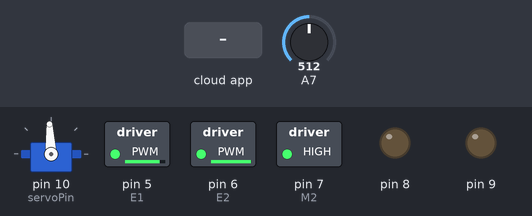
The sketch below on a simulated Arduino Uno, built with avr-gcc and run on an emulated ATmega328P. Parts: servo, switched loads named in the sketch (green lamp = pin HIGH), output pins drawn as LEDs (lit = HIGH). Inputs (shaded band) come from the test bench; at power-on: A7 = 512. The ROS host is connected and sends only what is stated.

Above: at 1.2 s.
1.3 s: A7 set to 525
2.8 s: A7 set to 543
At 3.6 s:
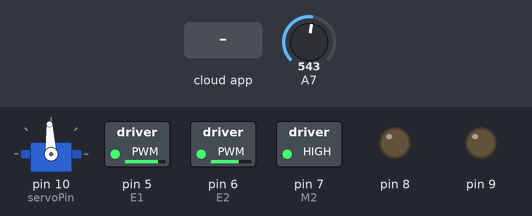
4.4 s: the phone or cloud app sets linear.x to -100
At 5.2 s:
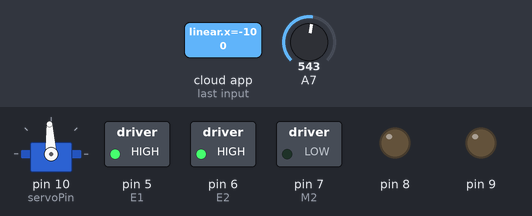
5.9 s: the phone or cloud app sets angular.z to -100
At 6.9 s:
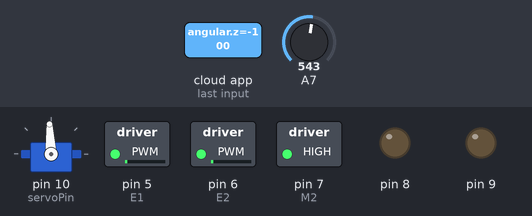
7.4 s: the phone or cloud app sets linear.x to 0
At 8.6 s:
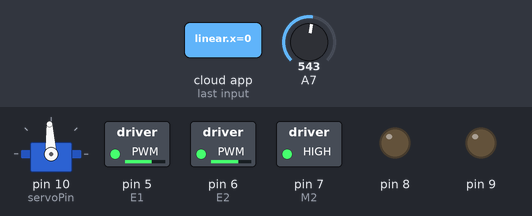
8.9 s: the phone or cloud app sets angular.z to 0
At 10.2 s:
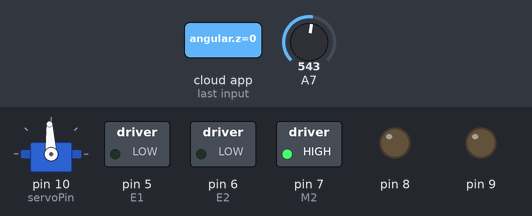
Timing chart, 0 to 11.4 s (numbered marks = the images above; inputs shaded):
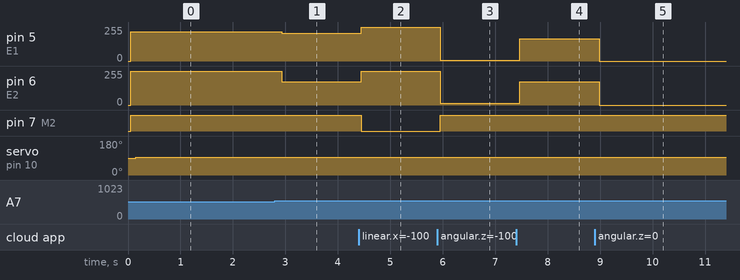

Measured:
- the behaviour switches between 534 and 535 on A7 (found by bisection; images 0 and 1)
- after the input at 1.3 s, every drawn part: stays the same
- after the input at 2.8 s, pin 5 (E1): 219/255 → 209/255 after 0.13 s; pin 6 (E2): 253/255 → 176/255 after 0.13 s
- after the input at 4.4 s, pin 5 (E1): 209/255 → 255/255 at once; pin 6 (E2): 176/255 → 255/255 at once; pin 7 (M2): HIGH → LOW at once
- after the input at 5.9 s, pin 5 (E1): 255/255 → 7/255 after 0.06 s; pin 6 (E2): 255/255 → 12/255 after 0.06 s; pin 7 (M2): LOW → HIGH after 0.06 s
- after the input at 7.4 s, pin 5 (E1): 7/255 → 168/255 after 0.07 s; pin 6 (E2): 12/255 → 173/255 after 0.07 s
- after the input at 8.9 s, pin 5 (E1): 168/255 → 0/255 after 0.08 s; pin 6 (E2): 173/255 → 0/255 after 0.08 s

The sketch:

ros_control_v3.ino
```cpp
#include <Servo.h>
#include <ros.h>
#include <std_msgs/String.h>
#include <std_msgs/Int16.h>
#include <geometry_msgs/Twist.h>

/*********************************************************************************/
Servo servo;  // create servo object to control a servo
int servoPin = 10;
int stop_s = 1500;
int default_s = 1490;
int servo_s = 0;
/*********************************************************************************/

/*
tested on 164 155 with speed of 0.57m/s
*/

void dc_twist( const geometry_msgs::Twist& msg) {
  if (msg.angular.z == 0 && msg.linear.x == 0)
  {
    stop();
  }
  else
  {
    if (msg.angular.z < 0)
    {
      turn_R(abs(msg.angular.z), abs(msg.linear.x));
    }
    else if (msg.angular.z > 0)
    {
      turn_L(abs(msg.angular.z), abs(msg.linear.x));
    }
    else if (msg.linear.x < 0)
    {
      back_off(abs(msg.linear.x));
    }
    else if (msg.linear.x > 0)
    {
      advance(abs(msg.linear.x));
    }
  }
}

//void servo_cb( const std_msgs::Int16& cmd_msg){
//  servo_s = cmd_msg.data;
//}

/*********************************************************************************/
//std_msgs::String Vel;
//ros::Publisher pub_vel("VEL", &Vel);

//ros::Subscriber<std_msgs::Int16> sub_servo("servo", servo_cb);
//ros::Subscriber<std_msgs::String> sub_dc("dc", dc_cb);
ros::Subscriber<geometry_msgs::Twist> sub_dc_control("cmd_vel", dc_twist);

ros::NodeHandle nh;

long publisher_timer;
long speed_timer;
/*********************************************************************************/

/*********************************************************************************/
int count1 = 0;
int count2 = 0;
float vx, vy, vth, x, y, th;
unsigned long l_time = 0, r_time = 0;
/*********************************************************************************/

void setup() {
  // Setup servo
  servo.attach(servoPin);  // attaches the servo on pin 9 to the servo object
  servo_s = stop_s;

  // Init Encoder
  //EncoderInit();

  int i;
  for(i=6;i<=9;i++)
    pinMode(i, OUTPUT);

  nh.initNode();

  //nh.subscribe(sub_dc);
  nh.subscribe(sub_dc_control);
  //nh.subscribe(sub_servo);

  //nh.advertise(pub_vel);
}

void loop() {
  //if(millis() > publisher_timer) {
    //wheelSpeed();
    //pub_vel.publish(&Vel);
    //publisher_timer = millis() + 100;
  //}
  key_handler();
  Scan(servo_s);
  nh.spinOnce();
}
```

Dc.ino
```cpp
int E1 = 5;     //定义M1使能端
int E2 = 6;     //定义M2使能端
int M1 = 4;    //定义M1控制端
int M2 = 7;    //定义M1控制端

float max_speed = 0.8; //should be max speed in m/s
float min_right = 0.15; //should be min speed in m/s
float min_left = 0.15;  //should be min speed in m/s

int max_pluse = 255;
int min_right_p = 160;
int min_left_p = 160;

void stop(void){   //停止
  digitalWrite(E1,LOW);
  digitalWrite(E2,LOW);
}

void test(int a,int b){
  analogWrite (E2,b);
  digitalWrite(M2,HIGH);
}

void advance(int a, int b) {
  analogWrite (E1,a);
  digitalWrite(M1,HIGH);
  analogWrite (E2,b);
  digitalWrite(M2,HIGH);
}

void advance(float speed) {

  if(speed > max_speed) speed = max_speed;
  if(speed < min_left) speed = min_left;
  int left = (int)( (speed - min_left)/ ((max_speed - min_left) / (max_pluse - min_left_p))) + min_left_p;
  int right = (int)( (speed - min_right) / (( max_speed - min_right) / (max_pluse - min_right_p))) + min_right_p;

  analogWrite (E1,right);
  digitalWrite(M1,HIGH);
  analogWrite (E2,left);
  digitalWrite(M2,HIGH);
}

void back_off (float speed) { //后退

  if(speed > max_speed) speed = max_speed;
  if(speed < min_left) speed = min_left;
  int left = (int)( (speed - min_left)/ ((max_speed - min_left) / (max_pluse - min_left_p))) + min_left_p;
  int right = (int)( (speed - min_right) / (( max_speed - min_right) / (max_pluse - min_right_p))) + min_right_p;

  analogWrite (E1,right);
  digitalWrite(M1,LOW);
  analogWrite (E2,left);
  digitalWrite(M2,LOW);
}

void turn_L (float a, float speed) { //左转

  if(speed > max_speed) speed = max_speed;
  if(speed < min_left) speed = min_left;
  float speed_right = a * 0.19/2 + speed;
  float speed_left = speed * 2 - speed_right;

  int right = (int)( (speed_right - min_right) / ( (max_speed - min_right) / (max_pluse - min_right_p))) + min_right_p;
  if(speed_left > max_speed) speed_left = max_speed - min_left;
  int left = (int)(speed_left / ( ( max_speed - min_left) / (max_pluse - min_left_p))) + min_left_p;

  analogWrite (E1,right);
  digitalWrite(M1,HIGH);
  analogWrite (E2,left);
  digitalWrite(M2,HIGH);
}

void turn_R (float a, float speed) { //右转

  if(speed > max_speed) speed = max_speed;
  if(speed < min_left) speed = min_left;
  float speed_left = a * 0.19/2 + speed;
  float speed_right = speed * 2 - speed_left;

  int left = (int)( (speed_left - min_left) / ( (max_speed - min_left) / (max_pluse - min_left_p))) + min_left_p;
  if(speed_right > max_speed) speed_right = max_speed - min_right;
  int right = (int)(speed_right / ( ( max_speed - min_right) / (max_pluse - min_right_p))) + min_right_p;

  analogWrite (E1,right);
  digitalWrite(M1,HIGH);
  analogWrite (E2,left);
  digitalWrite(M2,HIGH);
}
```

DcEncoder.ino
```cpp
//#define PinA_left 2
//#define PinA_right 3
//
//#define PinB_left 8
//#define PinB_right 9

void EncoderInit()
{
  pinMode(2,INPUT);
  pinMode(8,INPUT);
  pinMode(3,INPUT);
  pinMode(9,INPUT);

  attachInterrupt(digitalPinToInterrupt(2), Left, RISING);
  attachInterrupt(digitalPinToInterrupt(3), Right, RISING);
}

void wheelSpeed()
{
  detachInterrupt(digitalPinToInterrupt(2));
  detachInterrupt(digitalPinToInterrupt(3));

//  String space = " ";
  speed_timer = millis() - speed_timer;
//  float cnt1 = 66*3.1415*((float)count1/390)/speed_timer;
//  float cnt2 = 66*3.1415*((float)count2/390)/speed_timer;
//  String out = String(cnt1, 2) + space + String(cnt2, 2) + space + String(speed_timer, 1);
//  char buff[30];
//  out.toCharArray(buff, 30);
  float v1 =  66*3.1415*((float)count1/390)/speed_timer;
  float v2 =  66*3.1415*((float)count2/390)/speed_timer;
  vx  = (v1+v2)/2;
  vy  = 0;
  vth = (v1-v2)/0.19;

  double dt = (float)speed_timer/1000;
  double delta_x = (vx * cos(th) - vy * sin(th)) * dt;
  double delta_y = (vx * sin(th) + vy * cos(th)) * dt;
  double delta_th = vth * dt;

  x += delta_x;
  y += delta_y;
  th += delta_th;
  //ros::Time current_time = nh.now();

//  String space = " ";
//  String out = String(vx, 2) + space + String(vy, 2) + space + String(vth, 2) + space + String(x, 2) + space + String(y, 2) + space + String(th, 2);
//  int len = 80;
//  char buff[len];
//  out.toCharArray(buff, len);
//  Vel.data = buff;

  count1 = 0;
  count2 = 0;
  attachInterrupt(digitalPinToInterrupt(2), Left, RISING);
  attachInterrupt(digitalPinToInterrupt(3), Right, RISING);
  speed_timer = millis();
}

void Left()
{
  if((millis()-l_time)>5)
    count1 += 1;
  l_time==millis();
}

void Right()
{
  if((millis()-r_time)>5)
    count2 += 1;
  r_time==millis();
}
```

SlamPlatform.ino
```cpp
void Scan(int s) {
  servo.writeMicroseconds(s);
}
```

key_handler.ino
```cpp
int adc_key_in;
int key=-1;
int oldkey=-1;

int get_key(unsigned int input){
  int  adc_key_val[5] ={ 30, 150, 360, 535, 760 };
  int k;

  for (k = 0; k < 5; k++) {
    if (input < adc_key_val[k]) {
      return k;
    }
  }
  if (k >= 5)
    k = -1;
  return k;
}

void key_handler()
{
  adc_key_in = analogRead(7);
  digitalWrite(13,LOW);
  key = get_key(adc_key_in);

  if (key != oldkey){
      delay(50);
      adc_key_in = analogRead(7);
      //Done("adc_key_in value = ", (String)adc_key_in);
      key = get_key(adc_key_in);    // convert into key press
      if (key != oldkey) {
        oldkey = key;
          if (key >=0){
            digitalWrite(13,HIGH);
            switch(key){ // Serial.println(adc_key_in, DEC); Serial.println(msgs[2]); break;
              case 0: break;
              case 1: servo_s = stop_s; break;
              case 2: servo_s = default_s; break;
              case 3: turn_R(2, 0.6); break;
              case 4: turn_L(2, 0.3); break;
              case 5: stop(); break;
            }
          }
      }
  }
  delay(100);
}
```
